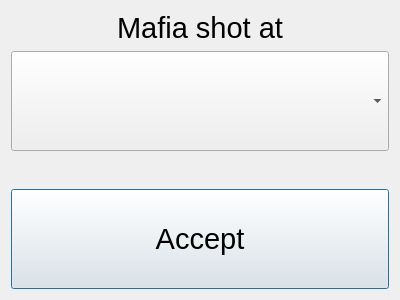
<?xml version="1.0" encoding="UTF-8"?>
<ui version="4.0">
 <class>NightDialog</class>
 <widget class="QDialog" name="NightDialog">
  <property name="geometry">
   <rect>
    <x>0</x>
    <y>0</y>
    <width>400</width>
    <height>300</height>
   </rect>
  </property>
  <property name="windowTitle">
   <string>Dialog</string>
  </property>
  <layout class="QGridLayout" name="gridLayout">
   <item row="0" column="0">
    <layout class="QVBoxLayout" name="verticalLayout">
     <item>
      <widget class="QLabel" name="label">
       <property name="text">
        <string>&lt;html&gt;&lt;head/&gt;&lt;body&gt;&lt;p&gt;&lt;span style=&quot; font-size:22pt;&quot;&gt;Mafia shot at&lt;/span&gt;&lt;/p&gt;&lt;/body&gt;&lt;/html&gt;</string>
       </property>
       <property name="alignment">
        <set>Qt::AlignCenter</set>
       </property>
      </widget>
     </item>
     <item>
      <widget class="QComboBox" name="comboBox">
       <property name="minimumSize">
        <size>
         <width>100</width>
         <height>100</height>
        </size>
       </property>
      </widget>
     </item>
     <item>
      <spacer name="verticalSpacer">
       <property name="orientation">
        <enum>Qt::Vertical</enum>
       </property>
       <property name="sizeHint" stdset="0">
        <size>
         <width>20</width>
         <height>40</height>
        </size>
       </property>
      </spacer>
     </item>
     <item>
      <widget class="QPushButton" name="pushButton">
       <property name="minimumSize">
        <size>
         <width>100</width>
         <height>100</height>
        </size>
       </property>
       <property name="font">
        <font>
         <pointsize>22</pointsize>
        </font>
       </property>
       <property name="text">
        <string>Accept</string>
       </property>
      </widget>
     </item>
    </layout>
   </item>
  </layout>
 </widget>
 <resources/>
 <connections/>
</ui>
